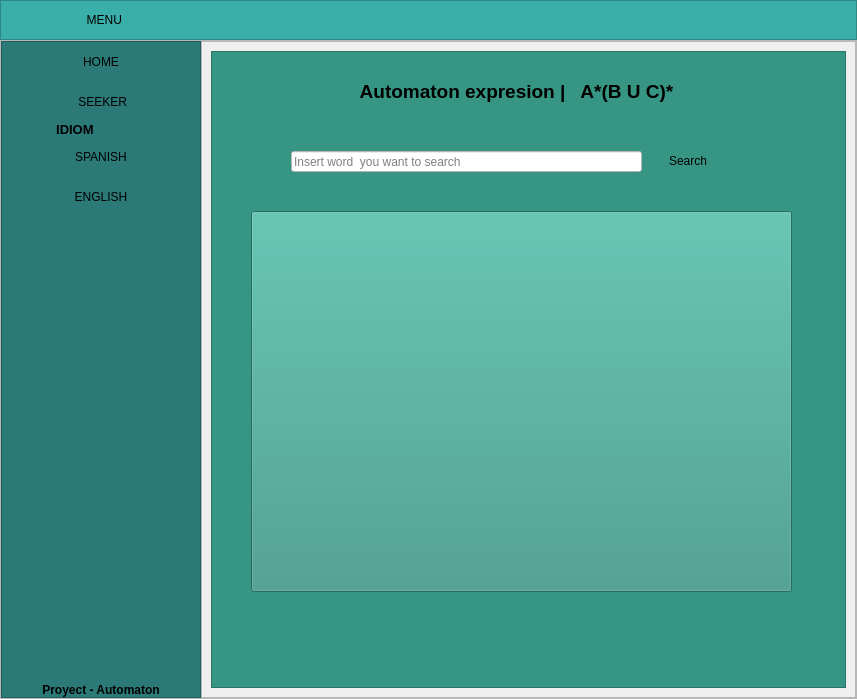
<?xml version="1.0" encoding="UTF-8"?>
<ui version="4.0">
 <class>MainWindow</class>
 <widget class="QMainWindow" name="MainWindow">
  <property name="geometry">
   <rect>
    <x>0</x>
    <y>0</y>
    <width>857</width>
    <height>699</height>
   </rect>
  </property>
  <property name="windowTitle">
   <string>MainWindow</string>
  </property>
  <widget class="QWidget" name="centralwidget">
   <layout class="QVBoxLayout" name="verticalLayout">
    <property name="spacing">
     <number>0</number>
    </property>
    <property name="leftMargin">
     <number>0</number>
    </property>
    <property name="topMargin">
     <number>0</number>
    </property>
    <property name="rightMargin">
     <number>0</number>
    </property>
    <property name="bottomMargin">
     <number>0</number>
    </property>
    <item>
     <widget class="QFrame" name="frame_superior">
      <property name="minimumSize">
       <size>
        <width>0</width>
        <height>40</height>
       </size>
      </property>
      <property name="maximumSize">
       <size>
        <width>16777215</width>
        <height>40</height>
       </size>
      </property>
      <property name="styleSheet">
       <string notr="true">background-color: rgb(58, 175, 169);</string>
      </property>
      <property name="frameShape">
       <enum>QFrame::StyledPanel</enum>
      </property>
      <property name="frameShadow">
       <enum>QFrame::Raised</enum>
      </property>
      <layout class="QHBoxLayout" name="horizontalLayout_2">
       <property name="spacing">
        <number>2</number>
       </property>
       <property name="leftMargin">
        <number>0</number>
       </property>
       <property name="topMargin">
        <number>0</number>
       </property>
       <property name="rightMargin">
        <number>0</number>
       </property>
       <property name="bottomMargin">
        <number>0</number>
       </property>
       <item>
        <widget class="QPushButton" name="bt_menu">
         <property name="minimumSize">
          <size>
           <width>200</width>
           <height>35</height>
          </size>
         </property>
         <property name="maximumSize">
          <size>
           <width>16777215</width>
           <height>35</height>
          </size>
         </property>
         <property name="styleSheet">
          <string notr="true">QPushButton{
background-color: #3AAFA9;
border-radius:0px;
}

QPushButton:hover{
background-color: white;
front: 87 12pt &quot;Arial Black&quot;;
}</string>
         </property>
         <property name="text">
          <string>  MENU</string>
         </property>
         <property name="icon">
          <iconset>
           <normaloff>assets/MENU.png</normaloff>assets/MENU.png</iconset>
         </property>
        </widget>
       </item>
       <item>
        <spacer name="horizontalSpacer">
         <property name="orientation">
          <enum>Qt::Horizontal</enum>
         </property>
         <property name="sizeHint" stdset="0">
          <size>
           <width>441</width>
           <height>20</height>
          </size>
         </property>
        </spacer>
       </item>
      </layout>
     </widget>
    </item>
    <item>
     <widget class="QFrame" name="frame_inferior">
      <property name="frameShape">
       <enum>QFrame::StyledPanel</enum>
      </property>
      <property name="frameShadow">
       <enum>QFrame::Raised</enum>
      </property>
      <layout class="QHBoxLayout" name="horizontalLayout">
       <property name="spacing">
        <number>0</number>
       </property>
       <property name="leftMargin">
        <number>0</number>
       </property>
       <property name="topMargin">
        <number>0</number>
       </property>
       <property name="rightMargin">
        <number>0</number>
       </property>
       <property name="bottomMargin">
        <number>0</number>
       </property>
       <item>
        <widget class="QFrame" name="lateral">
         <property name="minimumSize">
          <size>
           <width>200</width>
           <height>25</height>
          </size>
         </property>
         <property name="maximumSize">
          <size>
           <width>0</width>
           <height>16777215</height>
          </size>
         </property>
         <property name="styleSheet">
          <string notr="true">QFrame{
background-color:#2B7A78;
}

QPushButton{
background-color:#2B7A78;
border-top-left-radius:20px;
border-bottom-left-radius:20px;

font: 75 12pt &quot;Arial Narrow&quot;;
}

QPushButton:hover{
background-color:white;
border-top-left-radius:20px;
border-bottom-left-radius:20px;

font: 75 12pt&quot;Arial Narrow&quot;;
}</string>
         </property>
         <property name="frameShape">
          <enum>QFrame::StyledPanel</enum>
         </property>
         <property name="frameShadow">
          <enum>QFrame::Raised</enum>
         </property>
         <layout class="QVBoxLayout" name="verticalLayout_3">
          <property name="spacing">
           <number>0</number>
          </property>
          <property name="leftMargin">
           <number>0</number>
          </property>
          <property name="topMargin">
           <number>0</number>
          </property>
          <property name="rightMargin">
           <number>0</number>
          </property>
          <property name="bottomMargin">
           <number>0</number>
          </property>
          <item>
           <widget class="QPushButton" name="BotonInicio">
            <property name="minimumSize">
             <size>
              <width>0</width>
              <height>40</height>
             </size>
            </property>
            <property name="maximumSize">
             <size>
              <width>16777215</width>
              <height>40</height>
             </size>
            </property>
            <property name="text">
             <string>HOME</string>
            </property>
            <property name="icon">
             <iconset>
              <normaloff>assets/pngwing.com.png</normaloff>assets/pngwing.com.png</iconset>
            </property>
            <property name="iconSize">
             <size>
              <width>32</width>
              <height>32</height>
             </size>
            </property>
           </widget>
          </item>
          <item>
           <widget class="QPushButton" name="Buscador">
            <property name="minimumSize">
             <size>
              <width>0</width>
              <height>40</height>
             </size>
            </property>
            <property name="maximumSize">
             <size>
              <width>16777215</width>
              <height>40</height>
             </size>
            </property>
            <property name="text">
             <string> SEEKER</string>
            </property>
            <property name="icon">
             <iconset>
              <normaloff>assets/LUPA.png</normaloff>assets/LUPA.png</iconset>
            </property>
            <property name="iconSize">
             <size>
              <width>32</width>
              <height>32</height>
             </size>
            </property>
           </widget>
          </item>
          <item>
           <widget class="QLabel" name="label_3">
            <property name="font">
             <font>
              <pointsize>10</pointsize>
              <weight>75</weight>
              <bold>true</bold>
             </font>
            </property>
            <property name="text">
             <string>               IDIOM</string>
            </property>
           </widget>
          </item>
          <item>
           <widget class="QPushButton" name="Spanish">
            <property name="minimumSize">
             <size>
              <width>0</width>
              <height>40</height>
             </size>
            </property>
            <property name="maximumSize">
             <size>
              <width>16777215</width>
              <height>40</height>
             </size>
            </property>
            <property name="text">
             <string>SPANISH</string>
            </property>
            <property name="icon">
             <iconset>
              <normaloff>assets/España.png</normaloff>assets/España.png</iconset>
            </property>
            <property name="iconSize">
             <size>
              <width>32</width>
              <height>32</height>
             </size>
            </property>
           </widget>
          </item>
          <item>
           <widget class="QPushButton" name="English">
            <property name="minimumSize">
             <size>
              <width>0</width>
              <height>40</height>
             </size>
            </property>
            <property name="maximumSize">
             <size>
              <width>16777215</width>
              <height>40</height>
             </size>
            </property>
            <property name="text">
             <string>ENGLISH</string>
            </property>
            <property name="icon">
             <iconset>
              <normaloff>assets/USA.webp</normaloff>assets/USA.webp</iconset>
            </property>
            <property name="iconSize">
             <size>
              <width>32</width>
              <height>32</height>
             </size>
            </property>
           </widget>
          </item>
          <item>
           <spacer name="verticalSpacer">
            <property name="orientation">
             <enum>Qt::Vertical</enum>
            </property>
            <property name="sizeHint" stdset="0">
             <size>
              <width>20</width>
              <height>297</height>
             </size>
            </property>
           </spacer>
          </item>
          <item>
           <widget class="QLabel" name="label">
            <property name="font">
             <font>
              <weight>75</weight>
              <bold>true</bold>
             </font>
            </property>
            <property name="text">
             <string>Proyect - Automaton</string>
            </property>
            <property name="alignment">
             <set>Qt::AlignCenter</set>
            </property>
           </widget>
          </item>
         </layout>
        </widget>
       </item>
       <item>
        <widget class="QFrame" name="frame_contenedor">
         <property name="frameShape">
          <enum>QFrame::StyledPanel</enum>
         </property>
         <property name="frameShadow">
          <enum>QFrame::Raised</enum>
         </property>
         <layout class="QVBoxLayout" name="verticalLayout_2">
          <property name="spacing">
           <number>0</number>
          </property>
          <property name="leftMargin">
           <number>0</number>
          </property>
          <property name="topMargin">
           <number>0</number>
          </property>
          <property name="rightMargin">
           <number>0</number>
          </property>
          <property name="bottomMargin">
           <number>0</number>
          </property>
          <item>
           <widget class="QStackedWidget" name="stackedWidget">
            <property name="currentIndex">
             <number>1</number>
            </property>
            <widget class="QWidget" name="page1">
             <layout class="QVBoxLayout" name="verticalLayout_4">
              <item>
               <widget class="QPushButton" name="imagenrobot">
                <property name="styleSheet">
                 <string notr="true">background-color: rgb(55, 150, 131);</string>
                </property>
                <property name="text">
                 <string/>
                </property>
                <property name="icon">
                 <iconset>
                  <normaloff>assets/robot.png</normaloff>assets/robot.png</iconset>
                </property>
                <property name="iconSize">
                 <size>
                  <width>500</width>
                  <height>500</height>
                 </size>
                </property>
               </widget>
              </item>
             </layout>
            </widget>
            <widget class="QWidget" name="page2">
             <layout class="QVBoxLayout" name="verticalLayout_5">
              <item>
               <widget class="QFrame" name="MarcoDerecho">
                <property name="styleSheet">
                 <string notr="true">background-color: rgb(55, 150, 131);</string>
                </property>
                <property name="frameShape">
                 <enum>QFrame::StyledPanel</enum>
                </property>
                <property name="frameShadow">
                 <enum>QFrame::Raised</enum>
                </property>
                <widget class="QPushButton" name="BotonBuscar">
                 <property name="geometry">
                  <rect>
                   <x>440</x>
                   <y>90</y>
                   <width>74</width>
                   <height>40</height>
                  </rect>
                 </property>
                 <property name="minimumSize">
                  <size>
                   <width>0</width>
                   <height>40</height>
                  </size>
                 </property>
                 <property name="maximumSize">
                  <size>
                   <width>16777215</width>
                   <height>40</height>
                  </size>
                 </property>
                 <property name="styleSheet">
                  <string notr="true">QPushButton{
border:0px;
}

QPushButton:hover{
background-color: white;
front: 87 12pt &quot;Arial Black&quot;;
}
</string>
                 </property>
                 <property name="text">
                  <string>Search</string>
                 </property>
                 <property name="icon">
                  <iconset>
                   <normaloff>assets/LUPA.png</normaloff>assets/LUPA.png</iconset>
                 </property>
                </widget>
                <widget class="QLabel" name="Etiqueta">
                 <property name="geometry">
                  <rect>
                   <x>60</x>
                   <y>10</y>
                   <width>491</width>
                   <height>61</height>
                  </rect>
                 </property>
                 <property name="font">
                  <font>
                   <pointsize>14</pointsize>
                   <weight>75</weight>
                   <bold>true</bold>
                  </font>
                 </property>
                 <property name="styleSheet">
                  <string notr="true">QLabel{
border:0px;
}

QLabel:hover{
front: 87 12pt &quot;Arial Black&quot;;
}
</string>
                 </property>
                 <property name="text">
                  <string>Automaton expresion |   A*(B U C)*</string>
                 </property>
                 <property name="alignment">
                  <set>Qt::AlignCenter</set>
                 </property>
                </widget>
                <widget class="QLabel" name="RespuestaIngles">
                 <property name="geometry">
                  <rect>
                   <x>80</x>
                   <y>136</y>
                   <width>351</width>
                   <height>20</height>
                  </rect>
                 </property>
                 <property name="text">
                  <string/>
                 </property>
                 <property name="alignment">
                  <set>Qt::AlignCenter</set>
                 </property>
                </widget>
                <widget class="QLineEdit" name="BuscarPalabra">
                 <property name="geometry">
                  <rect>
                   <x>80</x>
                   <y>100</y>
                   <width>351</width>
                   <height>21</height>
                  </rect>
                 </property>
                 <property name="styleSheet">
                  <string notr="true">background-color: rgb(255, 255, 255);</string>
                 </property>
                 <property name="text">
                  <string/>
                 </property>
                 <property name="placeholderText">
                  <string>Insert word  you want to search</string>
                 </property>
                </widget>
                <widget class="QPushButton" name="automata">
                 <property name="geometry">
                  <rect>
                   <x>40</x>
                   <y>160</y>
                   <width>541</width>
                   <height>381</height>
                  </rect>
                 </property>
                 <property name="styleSheet">
                  <string notr="true">QPushButton{
border:0px;
}

background-color: rgb(55, 150, 131);</string>
                 </property>
                 <property name="text">
                  <string/>
                 </property>
                 <property name="icon">
                  <iconset>
                   <normaloff>assets/automata2.png</normaloff>assets/automata2.png</iconset>
                 </property>
                 <property name="iconSize">
                  <size>
                   <width>600</width>
                   <height>600</height>
                  </size>
                 </property>
                </widget>
               </widget>
              </item>
             </layout>
            </widget>
           </widget>
          </item>
         </layout>
        </widget>
       </item>
      </layout>
     </widget>
    </item>
   </layout>
  </widget>
 </widget>
 <resources/>
 <connections/>
</ui>
